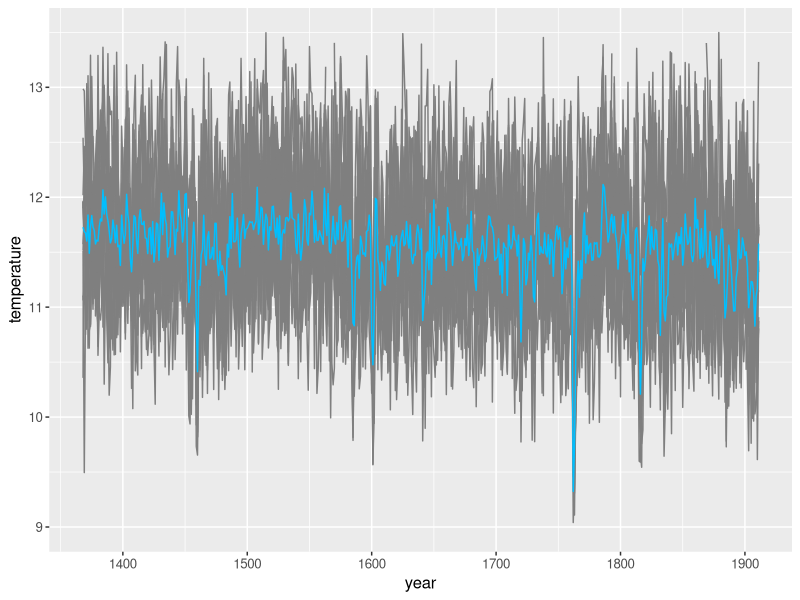

Generate this figure with R:

#Data1 Hong Kong
#Data2 Shanghai
#Data3 Beijing

Data1 <- read.csv("./a1.csv", row.names=1)
Data2 <- read.csv("./a2.csv", row.names=1)
Data3 <- read.csv("./a3.csv", row.names=1)



#Beijing
Data<-Data3 #Plot Shanghai or hong kong just change it to Data2 or Data1

temp1=array(0,dim = 12)

haa<-matrix(0, nrow = 13, ncol = 600)

for (k in 1:13) {
  for (i in 1:600) {
    for (j in 1:12) {
      temp1[j]=Data[k,-10+12*i+j]-273
    } 
  haa[k,i]=mean(temp1)
  }
}

haave<-array(0,dim=600)

for (i in 1:600) {
  haave[i]=colMeans(haa)[i]
}

haave1<-array(haa,dim=600*13)


#ggplot LME 

library(ggplot2)

dfp<-data.frame(
  data1=haa[1,],
  data2=haa[2,],
  data3=haa[3,],
  data4=haa[4,],
  data5=haa[5,],
  data6=haa[6,],
  data7=haa[7,],
  data8=haa[8,],
  data9=haa[9,],
  data10=haa[10,],
  data11=haa[11,],
  data12=haa[12,],
  data13=haa[13,],
  dataave=haave,
  Year=c(1350:1949)
)

#Figure3(a) (This show Bejing, for Shanghai and Hong Kong, edit line 80-82)
jpeg("~/Downloads/lmetime63.png",width=6,height=3, res=300, units = "in")
      print(
      ggplot(data=dfp[19:562,], aes(x=Year)) +
  geom_line(aes(y=data1,col="data1"))+
  geom_line(aes(y=data2,col="data2"))+
  geom_line(aes(y=data3,col="data3"))+
  geom_line(aes(y=data4,col="data4"))+
  geom_line(aes(y=data5,col="data5"))+
  geom_line(aes(y=data6,col="data6"))+
  geom_line(aes(y=data7,col="data7"))+
  geom_line(aes(y=data8,col="data8"))+
  geom_line(aes(y=data9,col="data9"))+
  geom_line(aes(y=data10,col="data10"))+
  geom_line(aes(y=data11,col="data11"))+
  geom_line(aes(y=data12,col="data12"))+
  geom_line(aes(y=data13,col="data13"))+
  geom_line(aes(y=dataave,col="average"))+
  scale_colour_manual("", values = c( "average"="deepskyblue")) +
  ylab("temperature")+
  xlab("year")+
  xlim(1368,1911)+
  ylim(9,13.5)+
# ylim(14,20) + #Shanghai
# ylim(21.5,25) + #Hong Kong
  theme(text=element_text(size=12), plot.title = element_text(hjust = 0.5), legend.title = element_text(),legend.position = "none")
      )
   dev.off()
